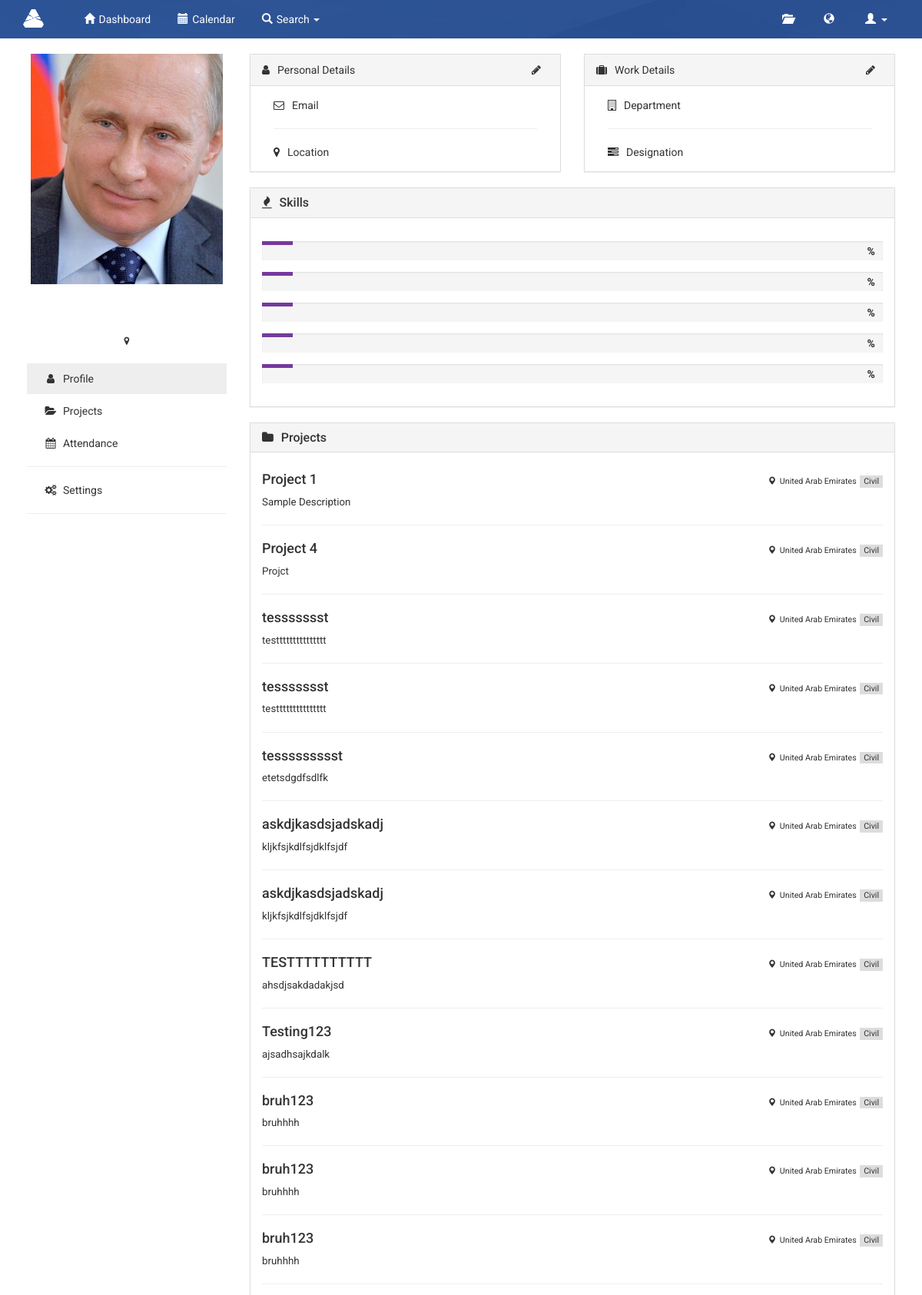
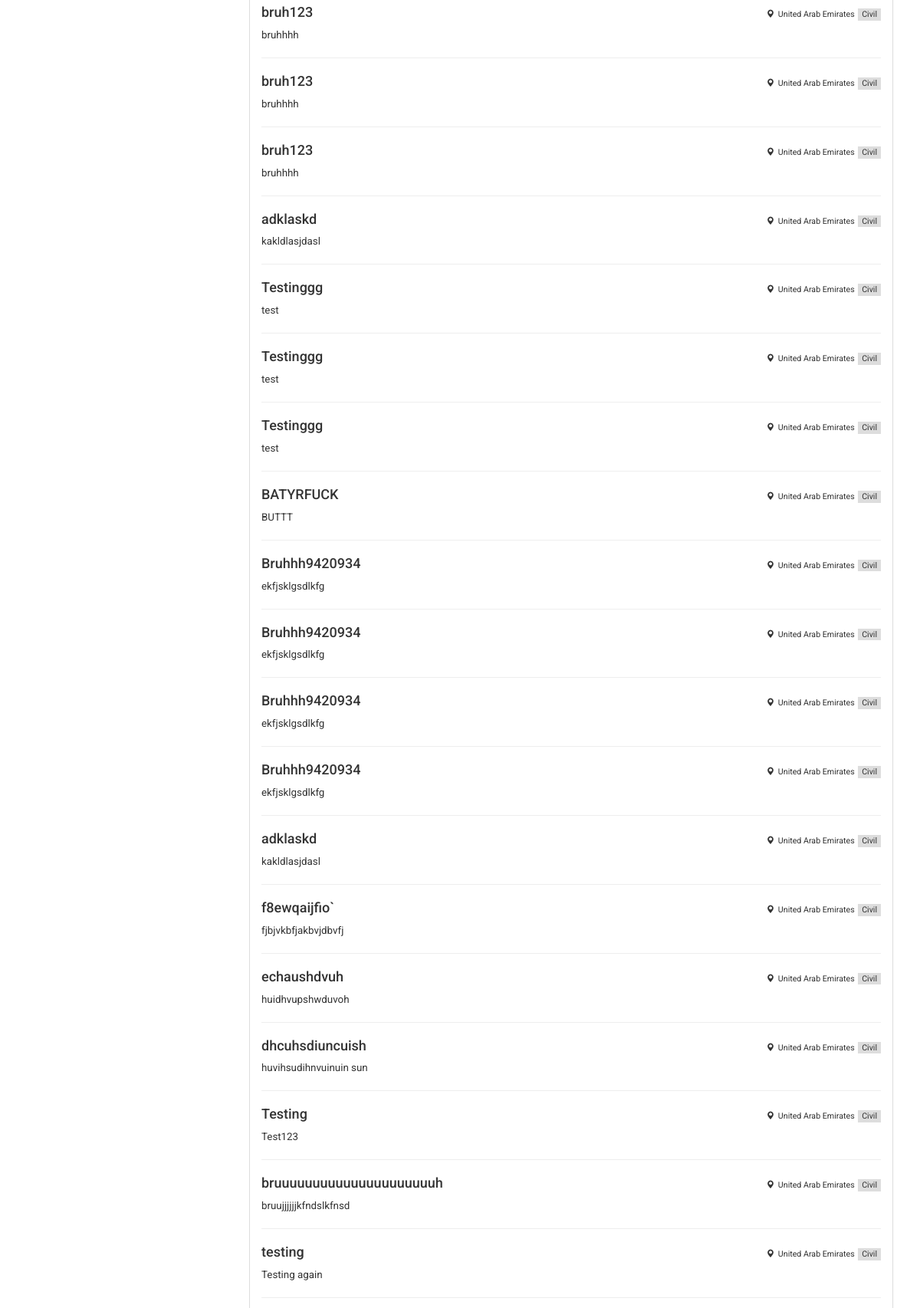
The page /index.php/employee/profile (upper part) on the database its author committed (2 pictures, top to bottom).
### tables this page shows
CREATE TABLE `users` (
  `username` varchar(50) NOT NULL,
  `role` varchar(50) NOT NULL,
  `fname` varchar(50) NOT NULL,
  `lname` varchar(50) NOT NULL,
  `password` varchar(50) NOT NULL,
  `sector` varchar(50) NOT NULL,
  `location` varchar(50) NOT NULL,
  `email` varchar(50) NOT NULL
);

CREATE TABLE `projects` (
  `projectID` int(11) NOT NULL,
  `title` varchar(50) NOT NULL,
  `description` varchar(255) NOT NULL,
  `startDate` date DEFAULT NULL,
  `endDate` date DEFAULT NULL,
  `projectType` varchar(255) NOT NULL,
  `projLocation` varchar(255) NOT NULL
);

### application/controllers/employee.php (called while the page is built, shortened)
<?php
class employee extends CI_Controller {
    function __construct() {
        $this->load->helper(array('url', 'form'));
        $this->load->library(array('form_validation', 'session'));
        $this->load->database();
        $this->load->model('emp_model');
    }
    function profile() {
        $username = $this->session->userdata('username');
        $data['username'] = $username;
        $data['email'] = $this->session->userdata('email');
        $data['fname'] = $this->session->userdata('fname');
        $data['lname'] = $this->session->userdata('lname');
        $data['role'] = $this->session->userdata('role');
        $data['sector'] = $this->session->userdata('sector');
        $data['location'] = $this->session->userdata('location');
        $data['skillName'] = $this->session->userdata('skillName');
        $data['percentage'] = $this->session->userdata('percentage');
        $data['results'] = $this->emp_model->view_skills($username);
        $data['proj'] = $this->emp_model->my_project($username);
        $this->load->view('profile', $data);
    }
}

### index.php (called while the page is built, shortened)
<?php
require_once BASEPATH.'core/CodeIgniter.php';

### application/models/emp_model.php (called while the page is built, shortened)
<?php
class emp_model extends CI_Model {
    function view_skills($username) {
        $this->db->select('*');
        $this->db->from('users u');
        $this->db->join('empwithskills e', 'e.empID = u.username', 'left');
        $this->db->join('empskillslist s', 's.skillsID = e.skillsID', 'left');
        $this->db->where('e.empID', $username);
        $this->db->order_by('e.percentage', 'desc');
        $query = $this->db->get();
        $result = $query->result_array();
        if ($query->num_rows() != 0) {
            return $result;
        } else {
            return $result;
        }
    }
    function my_project($username) {
        $this->db->select('*');
        $this->db->from('projects p');
        $this->db->join('projectemp e', 'e.projectID = p.projectID', 'left');
        $this->db->join('users u', 'u.username = e.username', 'left');
        $this->db->where('e.username', $username);
        $query = $this->db->get();
        $result = $query->result_array();
        if ($query->num_rows() != 0) {
            return $result;
        } else {
            return $result;
        }
    }
}
?>

### application/views/profile.php (the view, shortened to what this page needs)
<!DOCTYPE html>
<html lang="en">
    <head>
        <link href="https://maxcdn.bootstrapcdn.com/bootstrap/3.3.7/css/bootstrap.min.css" rel="stylesheet">
        <link href="https://maxcdn.bootstrapcdn.com/font-awesome/4.4.0/css/font-awesome.min.css" rel="stylesheet">
        <link href="<?php echo base_url(); ?>css/navbar.css" rel="stylesheet">
        <link href="<?php echo base_url(); ?>css/admin.css" rel="stylesheet">
        <link href="<?php echo base_url(); ?>css/profile.css" rel="stylesheet">
        <link href="<?php echo base_url(); ?>css/footer.css" rel="stylesheet">
    </head>
    <body>
        <div class="profile container">
            <div class="row">
                <div class="col-md-3">
                    <div class="row">
                        <div class="profile">
                            <div class="profile-header-container">
                                <div class="profile-pic">
                                    <img class="crop" src="<?php echo base_url(); ?>images/profile1.jpg" />
                                </div>
                            </div>
                            <div class="name">
                                <h2><?php echo $fname . ' ' . $lname; ?><br/><small><?php echo $role; ?></small></h2>
                                <small><?php echo $location; ?> <i class="fa fa-map-marker"></i></small>
                            </div>
                        </div>
                    </div>
                    <ul class="nav nav-pills nav-stacked">
                        <li class="active"><a href="<?php echo base_url(); ?>employee/profile"><i class="fa fa-user fa-fw"></i>Profile</a ></li>
                        <li><a href="<?php echo base_url(); ?>employee/projects"><i class="fa fa-folder-open fa-fw"></i>Projects</a ></li>
                        <li><a href="#"><i class="fa fa-calendar fa-fw"></i>Attendance</a></li>
                        <li><hr></li>
                        <li><a href="#"><i class="fa fa-cogs fa-fw"></i>Settings</a></li>
                        <li><hr></li>
                    </ul>
                </div>
                <div class="profile-content col-md-9">
                    <div class="col-md-6">
                        <div class="panel panel-default">
                            <div class="panel-heading"><i class="fa fa-user"></i>Personal Details
                                <div class="pull-right">
                                    <i class="fa fa-pencil"></i>
                                </div>
                            </div>
                            <div class="panel-body">
                                <div class="col-sm-5"><i class="fa fa-envelope-o"></i>Email</div>
                                <div class="col-sm-7"><?php echo $email; ?></div>
                                <div class="col-sm-12"><hr></div>
                                <div class="col-sm-5"><i class="fa fa-map-marker"></i>Location</div>
                                <div class="col-sm-7"><?php echo $location; ?></div>
                            </div>
                        </div>
                    </div>
                    <div class="col-md-6">
                        <div class="panel panel-default">
                            <div class="panel-heading">
                                <i class="fa fa-suitcase"></i>Work Details
                                <div class="pull-right">
                                    <i class="fa fa-pencil"></i>
                                </div>
                            </div>
                            <div class="panel-body">
                                <div class="col-sm-5"><i class="fa fa-building-o"></i>Department</div>
                                <div class="col-sm-7"><?php echo $sector; ?></div>
                                <div class="col-sm-12"><hr></div>
                                <div class="col-sm-5"><i class  ="fa fa-tasks"></i>Designation</div>
                                <div class="col-sm-7"><?php echo $role; ?></div>
                            </div>
                        </div>
                    </div>
                    <div class="col-md-12">
                        <div class="panel panel-default">
                            <div class="panel-heading">
                                <h3 class="panel-title"><i class="fa fa-fire"></i>Skills</h3>
                            </div>
                            <div class="panel-body">
                                <?php foreach ($results as $data) { ?>
                                    <div class="progress">
                                        <span class="progress-type"><?php echo $data['skillName']; ?></span>
                                        <span class="progress-completed"><?php echo $data['percentage']; ?>%</span>
                                    </div>
                                <?php } ?>
                            </div>
                        </div>
                    </div>
                    <div class="col-md-12">
                        <div class="panel panel-default">
                            <div class="panel-heading">
                                <h3 class="panel-title"><i class="fa fa-folder"></i>Projects</h3>
                            </div>
                            <div class="panel-body">
                                <?php foreach ($proj as $data) { ?>
                                    <h4> <?php echo $data['title']; ?>
                                        <div class="pull-right">
                                            <label class="location"><span class="glyphicon glyphicon-map-marker"></span><?php echo $data['projLocation'] ?></label>
                                            <label class="date"><?php echo $data['projectType'] ?></label>
                                        </div>
                                    </h4>
                                    <p class="desc"><?php echo $data['description']; ?> </p>
                                    <hr>
                                <?php } ?>
                            </div>
                        </div>
                    </div>
                </div>
            </div>
        </div>
    </body>
</html>

### css/navbar.css (style rules this page uses)
body { font-family: 'Roboto', sans-serif; }
.label,.glyphicon { margin-right: 5px; margin-left: 5px; }

### css/admin.css (style rules this page uses)
.fa-fw { width: 32px; }
.nav-pills>li>a { border-radius: 0px; color: #333; }
.nav-pills>li.active>a, .nav-pills>li.active>a:focus, .nav-pills>li.active>a:hover { background-color: #eee; color: #333; }
.panel-heading>.fa { margin-right: 10px; }
.nav hr { margin-top: 10px; margin-bottom: 10px; }

### css/profile.css (style rules this page uses)
.profile-pic { width: 100%; height: 300px; overflow: hidden; display: block; margin: auto; position: relative; }
.crop { position: absolute; margin: auto; min-height: 100%; min-width: 100%; left: -100%; right: -100%; top: -100%; bottom: -100%; }
.profile { margin-bottom: 20px; padding-left: 20px; padding-right: 20px; }
.name { text-align: center; }
.profile-content .fa { margin-right: 10px; }
.profile-content .panel { border-radius: 0px; }
.progress { position: relative; height: 25px; margin-bottom: 15px; margin-top: 15px; border-radius: 0px; }
.progress > .progress-type { position: absolute; left: 0px; padding: 3px 30px 2px 10px; color: #fff; background: #76399c; opacity: 1.0; }
.progress > .progress-completed { position: absolute; right: 0px; font-weight: 800; padding: 3px 10px 2px; }
.profile .col-md-9 { padding-right: 0px; padding-left: 0px; }
.pull-right .fa { margin-left: 0px; }
p.desc { font-size: 10pt; }
label.location { font-size: 8pt; font-weight: 400; }
label.date { font-size: 8pt; font-weight: 400; background-color: #ddd; padding: 2px 5px; }

### rows shown on the page
projects: title "Project 1", projLocation "United Arab Emirates", projectType "Civil", description "Sample Description"
projects: title "Project 4", projLocation "United Arab Emirates", projectType "Civil", description "Projct"
projects: title "tessssssst", projLocation "United Arab Emirates", projectType "Civil", description "testtttttttttttttt"
projects: title "tessssssst", projLocation "United Arab Emirates", projectType "Civil", description "testtttttttttttttt"
projects: title "tessssssssst", projLocation "United Arab Emirates", projectType "Civil", description "etetsdgdfsdlfk"
projects: title "askdjkasdsjadskadj", projLocation "United Arab Emirates", projectType "Civil", description "kljkfsjkdlfsjdklfsjdf"
projects: title "askdjkasdsjadskadj", projLocation "United Arab Emirates", projectType "Civil", description "kljkfsjkdlfsjdklfsjdf"
projects: title "TESTTTTTTTTTT", projLocation "United Arab Emirates", projectType "Civil", description "ahsdjsakdadakjsd"
projects: title "Testing123", projLocation "United Arab Emirates", projectType "Civil", description "ajsadhsajkdalk"
projects: title "bruh123", projLocation "United Arab Emirates", projectType "Civil", description "bruhhhh"
projects: title "bruh123", projLocation "United Arab Emirates", projectType "Civil", description "bruhhhh"
projects: title "bruh123", projLocation "United Arab Emirates", projectType "Civil", description "bruhhhh"
projects: title "bruh123", projLocation "United Arab Emirates", projectType "Civil", description "bruhhhh"
projects: title "bruh123", projLocation "United Arab Emirates", projectType "Civil", description "bruhhhh"
projects: title "bruh123", projLocation "United Arab Emirates", projectType "Civil", description "bruhhhh"
projects: title "adklaskd", projLocation "United Arab Emirates", projectType "Civil", description "kakldlasjdasl"
projects: title "Testinggg", projLocation "United Arab Emirates", projectType "Civil", description "test"
projects: title "Testinggg", projLocation "United Arab Emirates", projectType "Civil", description "test"
projects: title "Testinggg", projLocation "United Arab Emirates", projectType "Civil", description "test"
projects: title "BATYRFUCK", projLocation "United Arab Emirates", projectType "Civil", description "BUTTT"
projects: title "Bruhhh9420934", projLocation "United Arab Emirates", projectType "Civil", description "ekfjsklgsdlkfg"
projects: title "Bruhhh9420934", projLocation "United Arab Emirates", projectType "Civil", description "ekfjsklgsdlkfg"
projects: title "Bruhhh9420934", projLocation "United Arab Emirates", projectType "Civil", description "ekfjsklgsdlkfg"
projects: title "Bruhhh9420934", projLocation "United Arab Emirates", projectType "Civil", description "ekfjsklgsdlkfg"
projects: title "adklaskd", projLocation "United Arab Emirates", projectType "Civil", description "kakldlasjdasl"
projects: title "f8ewqaijfio`", projLocation "United Arab Emirates", projectType "Civil", description "fjbjvkbfjakbvjdbvfj"
projects: title "echaushdvuh", projLocation "United Arab Emirates", projectType "Civil", description "huidhvupshwduvoh"
projects: title "dhcuhsdiuncuish", projLocation "United Arab Emirates", projectType "Civil", description "huvihsudihnvuinuin sun"
projects: title "Testing", projLocation "United Arab Emirates", projectType "Civil", description "Test123"
projects: title "bruuuuuuuuuuuuuuuuuuuuuh", projLocation "United Arab Emirates", projectType "Civil", description "bruujjjjjjkfndslkfnsd"
projects: title "testing", projLocation "United Arab Emirates", projectType "Civil", description "Testing again"
